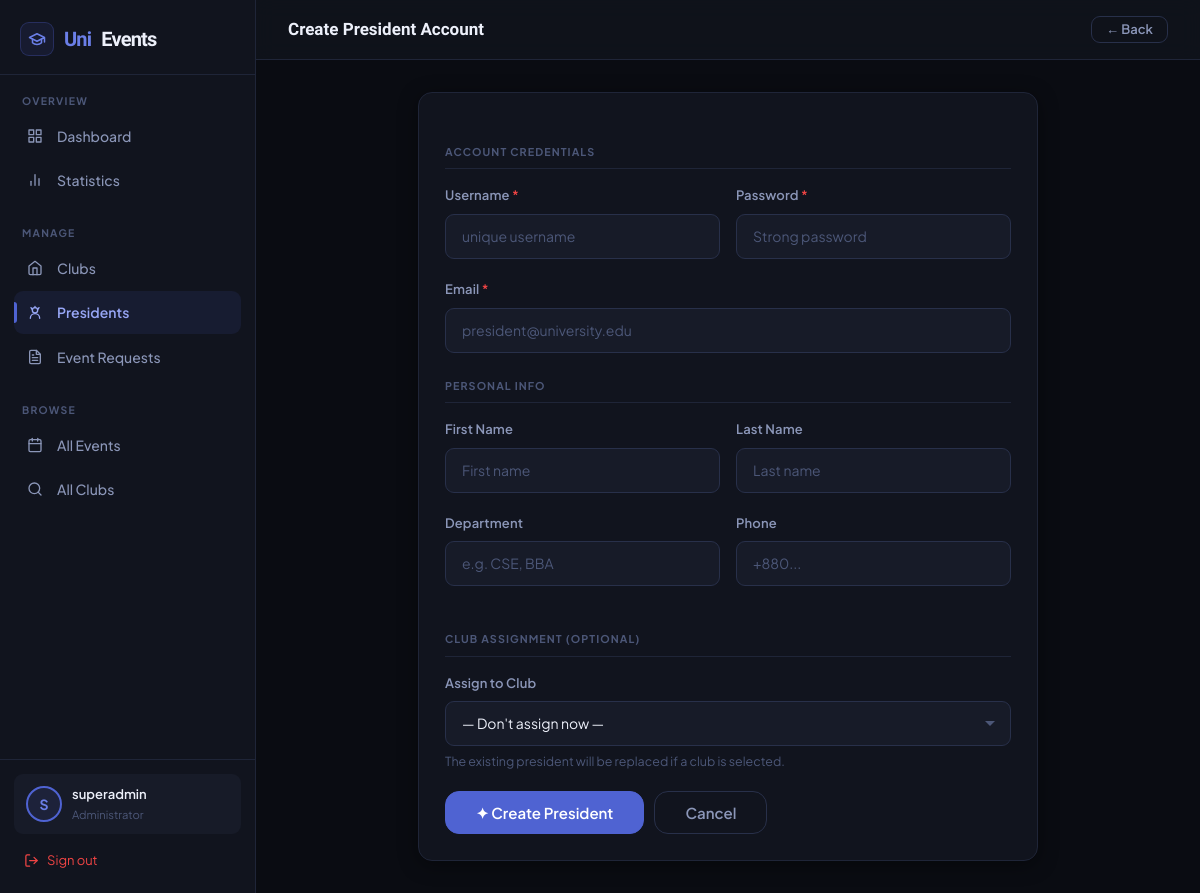
Screenshot of /dashboard/admin/presidents/create/ (signed in) with the database file from the repository.
### accounts/models.py (models this page shows, shortened)
class CustomUser(AbstractUser):
    USER_TYPE_CHOICES = (
        ('student', 'Student'),
        ('faculty', 'Faculty'),
        ('admin', 'Administrator'),
        ('president', 'President'),
    )
    user_type = models.CharField(max_length=20, choices=USER_TYPE_CHOICES, default='student')
    student_id = models.CharField(max_length=20, blank=True, null=True)
    phone = models.CharField(max_length=15, blank=True, null=True)
    profile_picture = models.ImageField(upload_to='profile_pics/', blank=True, null=True)
    bio = models.TextField(blank=True, null=True)
    department = models.CharField(max_length=100, blank=True, null=True)
    intake = models.CharField(max_length=20, blank=True, null=True, help_text="e.g. 49, 50, Fall-2022")
    year = models.IntegerField(blank=True, null=True)
    is_verified = models.BooleanField(default=False)

### dashboard/views.py (the view, shortened to what this page needs)
# urls.py: path('admin/presidents/create/', views.admin_president_create, name='admin_president_create'),
@login_required
def admin_president_create(request):
    if not is_admin(request.user):
        return redirect('dashboard')
    clubs = Club.objects.filter(status='active').select_related('president').order_by('name')
    return render(request, 'dashboard/admin/president_form.html', {'clubs': clubs})

### dashboard/views.py (called while the page is built)
def is_admin(user):
    return user.is_authenticated and (user.is_staff or user.user_type == 'admin')

### templates/dashboard/admin/president_form.html (shortened to what this page needs)
{% extends 'base.html' %}
{% block page_title %}Create President Account{% endblock %}
{% block topbar_actions %}
  <a href="{% url 'admin_president_list' %}" class="btn btn-ghost btn-sm">← Back</a>
{% endblock %}
{% block app_content %}
<div style="max-width:620px;margin:0 auto">
  <div class="card fade-up">
    <form method="post">
      <div class="form-section">Account Credentials</div>
      <div class="field-row">
        <div class="form-group">
          <label>Username <span style="color:var(--red)">*</span></label>
          <input type="text" name="username" required placeholder="unique username" autocomplete="off">
        </div>
        <div class="form-group">
          <label>Password <span style="color:var(--red)">*</span></label>
          <input type="password" name="password" required placeholder="Strong password" autocomplete="new-password">
        </div>
      </div>
      <div class="form-group">
        <label>Email <span style="color:var(--red)">*</span></label>
        <input type="email" name="email" required placeholder="president@university.edu">
      </div>
      <div class="form-section">Personal Info</div>
      <div class="field-row">
        <div class="form-group">
          <label>First Name</label>
          <input type="text" name="first_name" placeholder="First name">
        </div>
        <div class="form-group">
          <label>Last Name</label>
          <input type="text" name="last_name" placeholder="Last name">
        </div>
      </div>
      <div class="field-row">
        <div class="form-group">
          <label>Department</label>
          <input type="text" name="department" placeholder="e.g. CSE, BBA">
        </div>
        <div class="form-group">
          <label>Phone</label>
          <input type="text" name="phone" placeholder="+880...">
        </div>
      </div>
      <div class="form-section">Club Assignment (Optional)</div>
      <div class="form-group">
        <label>Assign to Club</label>
        <select name="assign_club">
          <option value="">— Don't assign now —</option>
        </select>
        <div class="form-hint">The existing president will be replaced if a club is selected.</div>
      </div>
      <div style="display:flex;gap:10px;margin-top:8px">
        <button type="submit" class="btn btn-primary btn-lg">✦ Create President</button>
        <a href="{% url 'admin_president_list' %}" class="btn btn-ghost btn-lg">Cancel</a>
      </div>
    </form>
  </div>
</div>
{% endblock %}

### templates/base.html (shortened to what this page needs)
{% load static %}
<!DOCTYPE html>
<html lang="en">
<head>
</head>
<body>
{% if user.is_authenticated and request.resolver_match.url_name not in 'home,club_list,club_detail,event_list,event_detail,join_club,register,login' %}
<div class="app-layout">
  <aside class="sidebar">
    <div class="sidebar-brand">
      <a href="{% url 'home' %}">
        <div class="sb-icon"><svg width="18" height="18" viewBox="0 0 24 24" fill="none" stroke="currentColor" stroke-width="2" stroke-linecap="round" stroke-linejoin="round" style="color:var(--a2)"><path d="M22 10v6M2 10l10-5 10 5-10 5z"/><path d="M6 12v5c3 3 9 3 12 0v-5"/></svg></div>
        Uni<span>Events</span>
      </a>
    </div>
    {% if user.is_staff or user.user_type == 'admin' %}
    <div class="sb-section">
      <div class="sb-label">Overview</div>
      <ul class="sb-nav">
        <li><a href="{% url 'admin_dashboard' %}" class="{% if request.resolver_match.url_name == 'admin_dashboard' %}active{% endif %}">
          <span class="sb-icon2"><svg width="16" height="16" viewBox="0 0 24 24" fill="none" stroke="currentColor" stroke-width="2" stroke-linecap="round" stroke-linejoin="round"><rect x="3" y="3" width="7" height="7"/><rect x="14" y="3" width="7" height="7"/><rect x="14" y="14" width="7" height="7"/><rect x="3" y="14" width="7" height="7"/></svg></span> Dashboard
        </a></li>
        <li><a href="{% url 'admin_statistics' %}" class="{% if request.resolver_match.url_name == 'admin_statistics' %}active{% endif %}">
          <span class="sb-icon2"><svg width="16" height="16" viewBox="0 0 24 24" fill="none" stroke="currentColor" stroke-width="2" stroke-linecap="round" stroke-linejoin="round"><line x1="18" y1="20" x2="18" y2="10"/><line x1="12" y1="20" x2="12" y2="4"/><line x1="6" y1="20" x2="6" y2="14"/></svg></span> Statistics
        </a></li>
      </ul>
    </div>
    <div class="sb-section">
      <div class="sb-label">Manage</div>
      <ul class="sb-nav">
        <li><a href="{% url 'admin_club_list' %}" class="{% if 'club' in request.resolver_match.url_name %}active{% endif %}">
          <span class="sb-icon2"><svg width="16" height="16" viewBox="0 0 24 24" fill="none" stroke="currentColor" stroke-width="2" stroke-linecap="round" stroke-linejoin="round"><path d="M3 9l9-7 9 7v11a2 2 0 01-2 2H5a2 2 0 01-2-2z"/><polyline points="9 22 9 12 15 12 15 22"/></svg></span> Clubs
        </a></li>
        <li><a href="{% url 'admin_president_list' %}" class="{% if 'president' in request.resolver_match.url_name %}active{% endif %}">
          <span class="sb-icon2"><svg width="16" height="16" viewBox="0 0 24 24" fill="none" stroke="currentColor" stroke-width="2" stroke-linecap="round" stroke-linejoin="round"><circle cx="12" cy="8" r="4"/><path d="M5 20a7 7 0 0114 0"/><path d="M8 7l-2-3M16 7l2-3M12 4V2"/></svg></span> Presidents
        </a></li>
        <li><a href="{% url 'admin_event_requests' %}" class="{% if 'event_request' in request.resolver_match.url_name %}active{% endif %}">
          <span class="sb-icon2"></span> Event Requests
        </a></li>
      </ul>
    </div>
    <div class="sb-section">
      <div class="sb-label">Browse</div>
      <ul class="sb-nav">
        <li><a href="{% url 'event_list' %}"><span class="sb-icon2"><svg width="16" height="16" viewBox="0 0 24 24" fill="none" stroke="currentColor" stroke-width="2" stroke-linecap="round" stroke-linejoin="round"><rect x="3" y="4" width="18" height="18" rx="2" ry="2"/><line x1="16" y1="2" x2="16" y2="6"/><line x1="8" y1="2" x2="8" y2="6"/><line x1="3" y1="10" x2="21" y2="10"/></svg></span> All Events</a></li>
        <li><a href="{% url 'club_list' %}"><span class="sb-icon2"><svg width="16" height="16" viewBox="0 0 24 24" fill="none" stroke="currentColor" stroke-width="2" stroke-linecap="round" stroke-linejoin="round"><circle cx="11" cy="11" r="8"/><line x1="21" y1="21" x2="16.65" y2="16.65"/></svg></span> All Clubs</a></li>
      </ul>
    </div>
    {% endif %}
    <div class="sb-footer">
      <div class="sb-user">
        <div class="sb-avatar">
          {% if user.profile_picture %}<img src="{{ user.profile_picture.url }}" style="width:100%;height:100%;object-fit:cover;border-radius:50%;">
          {% else %}{{ user.username|slice:":1"|upper }}{% endif %}
        </div>
        <div style="flex:1;min-width:0;">
          <div class="sb-name">{{ user.get_full_name|default:user.username|truncatechars:18 }}</div>
          <div class="sb-role">{{ user.get_user_type_display }}</div>
        </div>
      </div>
      <a href="{% url 'logout' %}" class="sb-logout">
        <svg width="15" height="15" viewBox="0 0 24 24" fill="none" stroke="currentColor" stroke-width="2" stroke-linecap="round" stroke-linejoin="round"><path d="M9 21H5a2 2 0 01-2-2V5a2 2 0 012-2h4"/><polyline points="16 17 21 12 16 7"/><line x1="21" y1="12" x2="9" y2="12"/></svg> Sign out
      </a>
    </div>
  </aside>
  <div class="app-main">
    <div class="app-topbar">
      <span class="app-topbar-title">{% block page_title %}{% endblock %}</span>
      <div class="app-topbar-right">{% block topbar_actions %}{% endblock %}</div>
    </div>
    <div class="app-content">
      {% block app_content %}{% endblock %}
    </div>
  </div>
</div>
{% endif %}
</body>
</html>

### rows the page displays
CustomUser: username "S", get_full_name "superadmin", user_type "Administrator"
